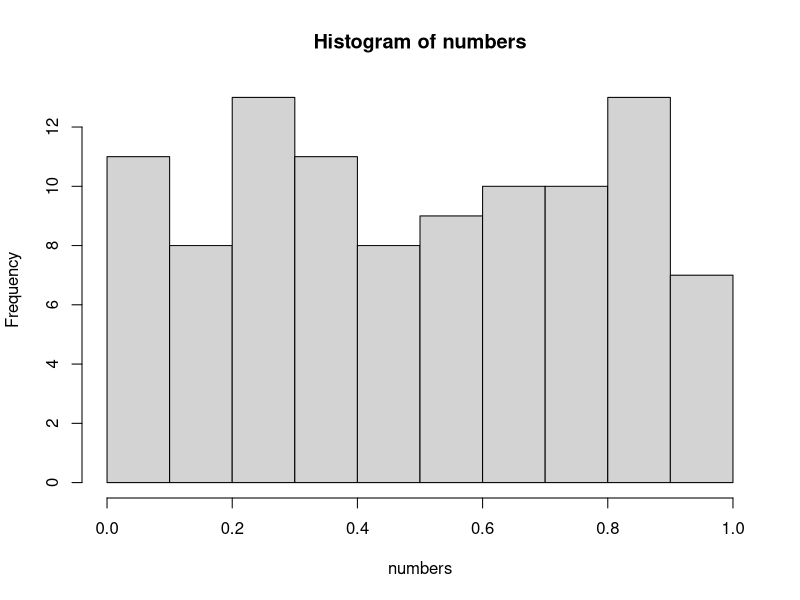

Source code (R): (Note: this script raises an error after producing the figure.)
## ---- chunk 1
numbers <- runif(1:100)
hist(numbers)

numbers_mean <- mean(numbers) # Get the mean of numbers

letters <- c("a", "b", "c", "d")
numbers <- 1:4
df <- data.frame(letters = letters, numbers = numbers)
# "return" the table to render it
kable(df)
## ---- chunk 2
print(numbers)
